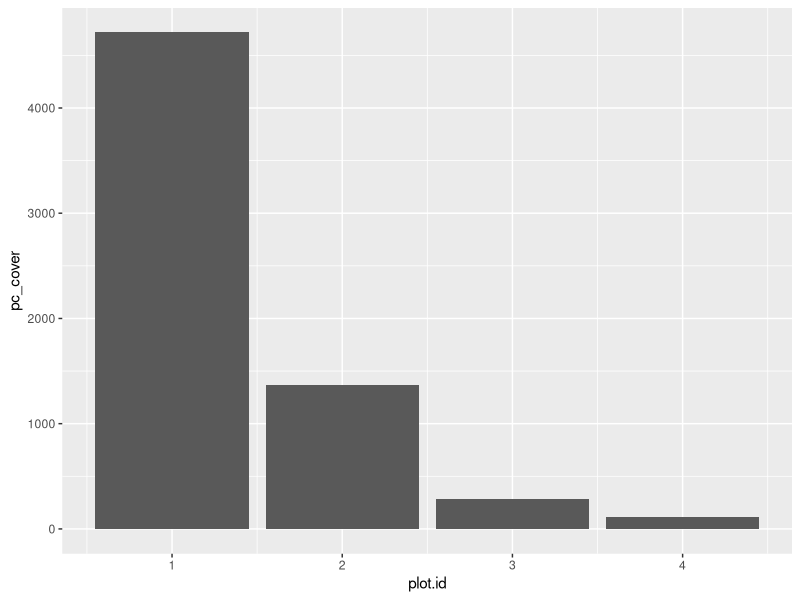
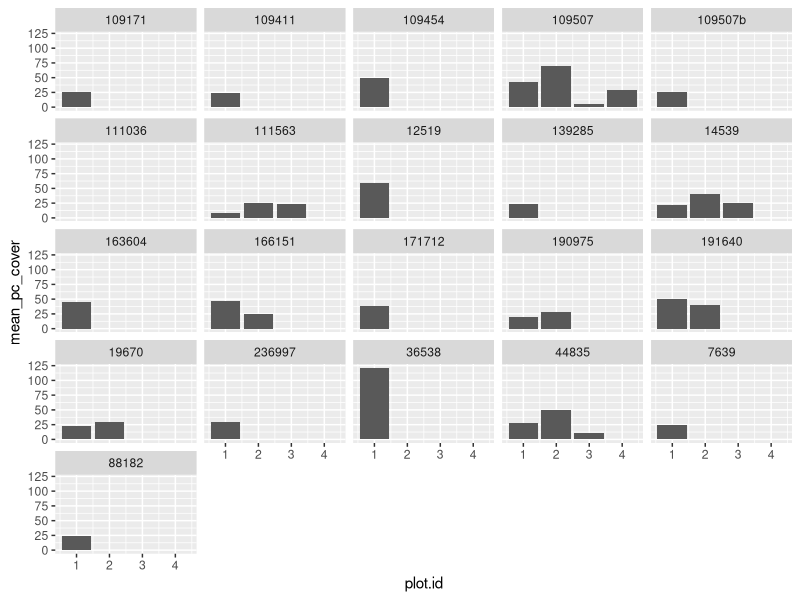
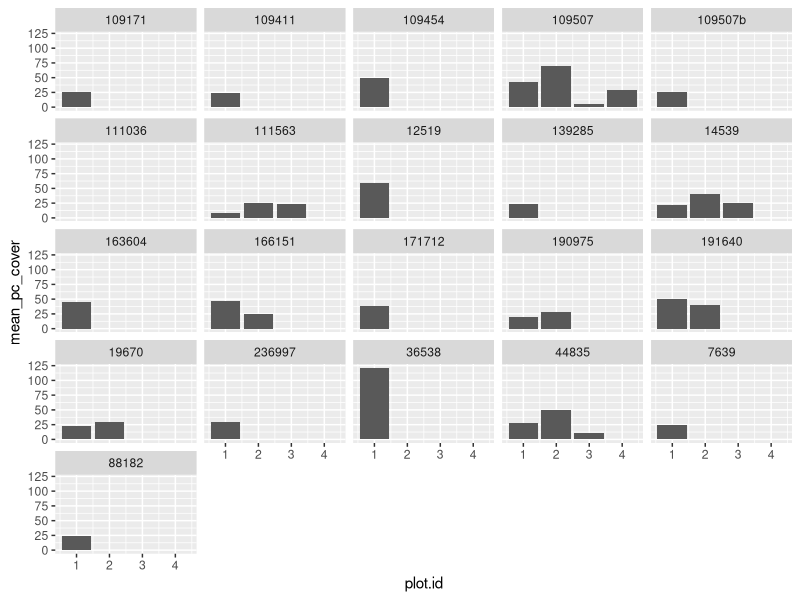

Here is the R script that generated these plots, in order:
## ---- chunk 1
knitr::opts_chunk$set(echo = TRUE)

# Time estimate : 
#     teaching: 40
#     exercises: 15

#questions:
#- "How can I manipulate dataframes without repeating myself?"
#objectives:
#- " To be able to use the six main dataframe manipulation 'verbs' with pipes in  `dplyr`."
#- " To understand how `group_by()` and `summarize()` can be combined to summarize datasets."
#- " Be able to analyze a subset of data using logical filtering."


## ---- chunk 2
library("readxl")
veg <- read_excel("data/WetPlots.xlsx", 3) 
veg
## ---- chunk 3
mean(veg$gt_3m)
mean(veg$gt_3m, na = TRUE)

## ---- chunk 4
library("dplyr")
## ---- chunk 5
veg_pc <- select(veg, plot.id, species.name, pc_cover)

## ---- chunk 6
filter(veg, plot.id == 1)
## ---- chunk 7
veg_pc <- veg %>% select(plot.id, species.name, pc_cover)
## ---- chunk 8
veg_pc_p1 <- veg %>%
    filter(plot.id == 1) %>%
    select(species.name, pc_cover)
## ---- chunk 9
veg
veg %>% group_by(plot.id)

## ---- chunk 10
veg_sp_plot <- veg %>%
    group_by(fid) %>%
    summarize(count = n())
## ---- chunk 11

veg$pc_cover <- as.numeric(veg$pc_cover)

plot_mean <- veg %>%
  group_by(plot.id) %>%
  summarize(mean_cover = mean(pc_cover, na.rm = TRUE))

plot_mean %>%
    arrange(mean_cover) %>%
    head(1)

plot_mean %>%
    arrange(desc(mean_cover)) %>%
    head(1)
## ---- chunk 12
cover_site_plot <- veg %>%
    group_by(fid, plot.id) %>%
    summarize(mean_pc_cover = mean(pc_cover, na.rm = TRUE))
## ---- chunk 13
cover_detail_pc <- veg %>%
    group_by(fid, plot.id) %>%
    summarize(mean_pc_cover = mean(pc_cover, na.rm = TRUE),
              sd_pc_cover = sd(pc_cover, na.rm = TRUE),
              mean_gt3m = mean(gt_3m, na.rm = TRUE),
              sd_gt3m = sd(gt_3m, na.rm = TRUE))
## ---- chunk 14
veg %>%
    filter(plot.id == 1) %>%
    count(species.name, sort = TRUE)
## ---- chunk 15
veg %>%
    group_by(fid) %>%
    summarize(
      mean_cover = mean(pc_cover, na.rm = TRUE),
      min_cover = min(pc_cover,na.rm = TRUE),
      max_cover = max(pc_cover, na.rm = TRUE))

## ---- chunk 16
library(stringr)

veg_groups <- veg %>%
  mutate(latin_family = word(latin, 1)) %>%
  group_by(fid, latin_family) %>%
  summarize(
    mean_cover = mean(pc_cover, na.rm = TRUE),
    min_cover = min(pc_cover,na.rm = TRUE),
    max_cover = max(pc_cover, na.rm = TRUE))

## ---- chunk 17

veg_groups <- veg %>%
  mutate(latin_family = word(latin, 1)) %>%
  filter(latin_family == "carex") %>%
  group_by(fid ) %>%
  summarize(
    mean_cover = mean(pc_cover, na.rm = TRUE))

## ---- chunk 18
library("ggplot2")
## ---- chunk 19
# plot average cover of all species per plot. 
# first we have to summarise the data 

cover_detail_pc <- veg %>%
    group_by(fid, plot.id) %>%
    summarize(mean_pc_cover = mean(pc_cover, na.rm = TRUE),
              sd_pc_cover = sd(pc_cover, na.rm = TRUE),
              mean_gt3m = mean(gt_3m, na.rm = TRUE),
              sd_gt3m = sd(gt_3m, na.rm = TRUE))

cover_detail_pc

ggplot(data = veg, aes(x = plot.id, y = pc_cover)) +
  geom_bar(stat = "identity") 


# Make the plot per site: 

ggplot(data = cover_detail_pc, aes(x = plot.id, y = mean_pc_cover)) +
  geom_bar(stat = "identity") + facet_wrap( ~ fid)


## ---- chunk 20

veg %>%
  group_by(fid, plot.id) %>%
  summarize(mean_pc_cover = mean(pc_cover, na.rm = TRUE),
            sd_pc_cover = sd(pc_cover, na.rm = TRUE),
            mean_gt3m = mean(gt_3m, na.rm = TRUE),
            sd_gt3m = sd(gt_3m, na.rm = TRUE)) %>%
  ggplot(aes(x = plot.id, y = mean_pc_cover)) +
  geom_bar(stat = "identity") + 
  facet_wrap( ~ fid)

## ---- chunk 21
veg_pc_p2 <- veg %>%
             filter(plot.id == 2) %>%
             select(latin, pc_cover)
## ---- chunk 22
veg$pc_cover <- as.numeric(veg$pc_cover)

plot_mean <- veg %>%
  group_by(plot.id) %>%
  summarize(mean_cover = mean(pc_cover, na.rm = TRUE))

## ---- chunk 23
 veg %>%
    group_by(fid) %>%
    sample_n(2) %>%
    summarize(mean_cover = mean(pc_cover)) %>%
    arrange(desc(mean_cover))
